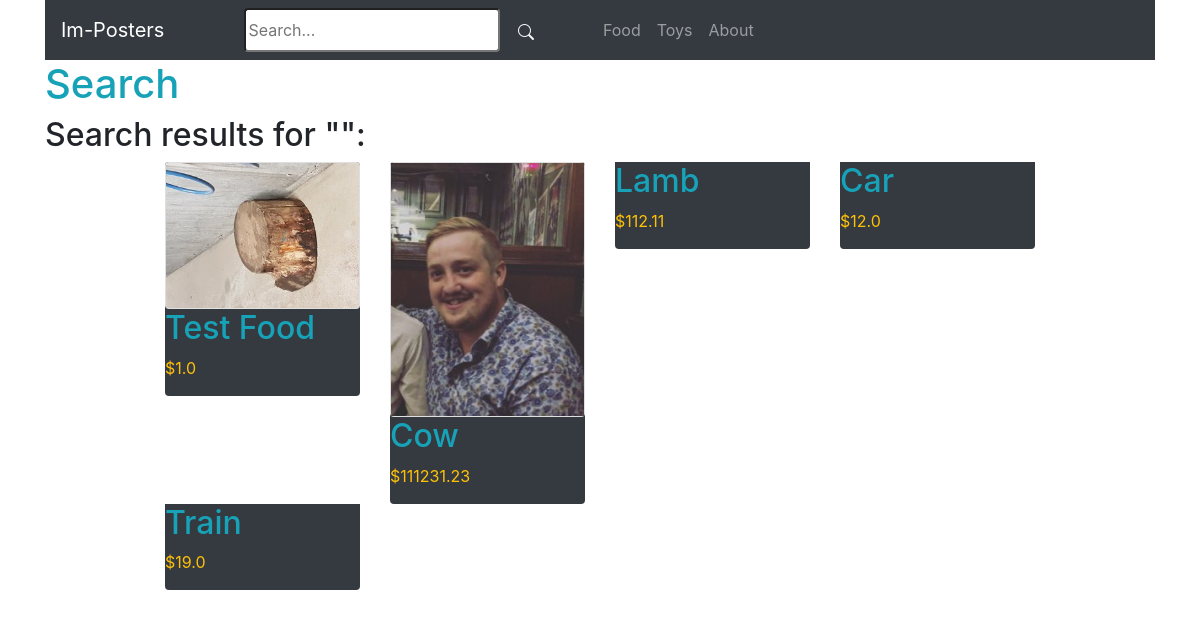
The app's page /search/, older data.
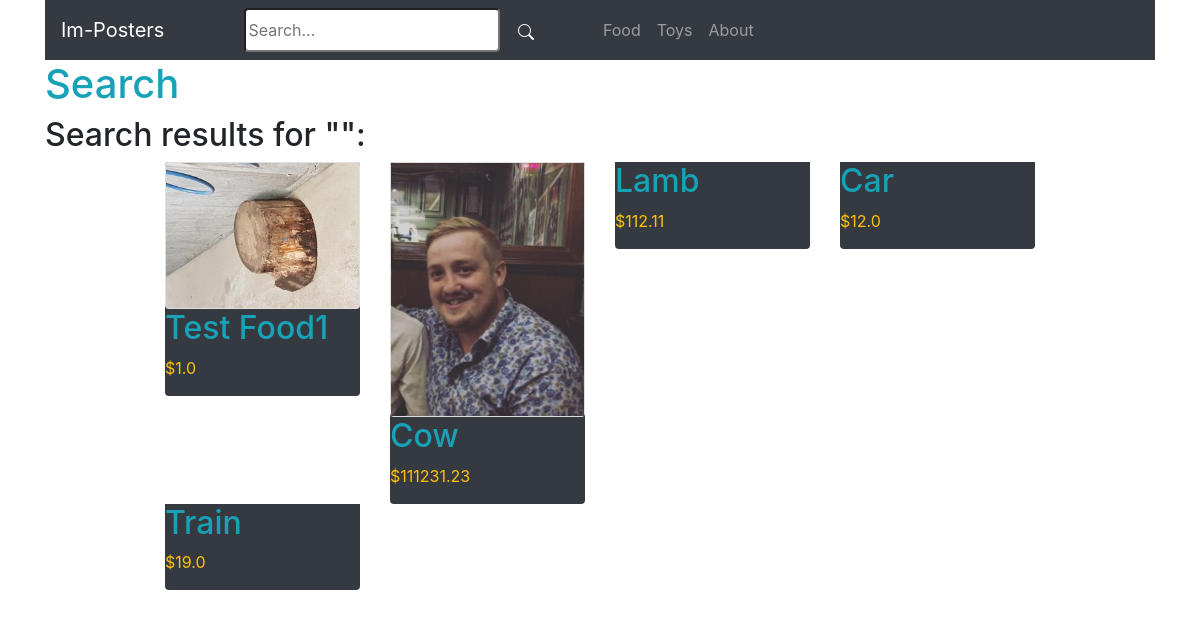
The same page, newer data.
### store/models.py (models this page shows, shortened)
class Product(models.Model):
    DRAFT = 'draft'
    WAITING_APPROVAL = 'waitingapproval'
    ACTIVE = 'active'
    DELETED = 'deleted'
    STATUS_CHOICES = (
        (DRAFT, 'Draft'),
        (WAITING_APPROVAL, 'Waiting approval'),
        (ACTIVE, 'Active'),
        (DELETED, 'Deleted'),
    )
    user = models.ForeignKey(User, related_name='products', on_delete=models.CASCADE)
    category = models.ForeignKey(Category, related_name='products', on_delete=models.CASCADE)
    title = models.CharField(max_length=50)
    slug = models.SlugField(max_length=50)
    description = models.TextField(blank=True)
    price = models.IntegerField()
    image = models.ImageField(upload_to='uploads/product_images', blank=True, null=True)
    thumbnail = models.ImageField(upload_to='uploads/product_images/thumbnail', blank=True, null=True)
    created_at = models.DateTimeField(auto_now_add=True)
    updated_at = models.DateTimeField(auto_now=True)
    status = models.CharField(max_length=50, choices=STATUS_CHOICES, default=ACTIVE)
    class Meta:
        ordering = ('-created_at',)
    def get_display_price(self):
        return self.price / 100
    def get_thumbnail(self):
        if self.thumbnail:
            return self.thumbnail.url
        else:
            if self.image:
                self.thumbnail = self.make_thumbnail(self.image)
                self.save()
                return self.thumbnail.url
            else:
                return 'https://via.placeholder.com/240x240x.jpg'
    def make_thumbnail(self, image, size=(300, 300)):
        img = Image.open(image)
        img.convert('RGB')
        img.thumbnail(size)
        thumb_io = BytesIO()
        img.save(thumb_io, 'JPEG', quality=85)
        name = image.name.replace('uploads/product_images/', '')
        thumbnail = File(thumb_io, name=name)
        return thumbnail

class Category(models.Model):
    title = models.CharField(max_length=50)
    slug = models.SlugField(max_length=50)
    class Meta:
        verbose_name_plural = 'Categories'

### store/views.py (the view)
# urls.py: path('search/', views.search, name='search'),
def search(request):
    query = request.GET.get('query', '')
    products = Product.objects.filter(status=Product.ACTIVE).filter(Q(title__icontains=query) |
                                                                    Q(description__icontains=query))
    return render(request, 'store/search.html', {
        'query': query,
        'products': products,
    })

### store/templatetags/menu.py (called while the page is built)
@register.inclusion_tag('core/menu.html')
def menu():
    categories = Category.objects.all()
    return {'categories': categories}

### store/templates/store/search.html (shortened to what this page needs)
{% extends 'core/base.html' %}
{% block content %}
<div class="container">
    <h1 class="text-info">Search</h1>
    <h2 class="">Search results for "{{ query }}":</h2>
    {% if products %}
        {% include 'store/partials/products.html' %}
    {% else %}
    <p>There are no product matching the search query!</p>
    {% endif %}
</div>
{% endblock %}

### store/templates/store/partials/products.html
<div class="container">
    <div class="product-container col-10 offset-1">
        <div class="row mt-1 mb-3">
        {% for product in products %}
            <div class="col-sm-6 col-md-6 col-lg-4 col-xl-3">
                <div class="border-0 bg-dark card">
                    <a href="{% url 'product_detail' product.category.slug product.slug %}">
                        {% if product.image %}
                        <div class="card">
                            <img src="{{ product.get_thumbnail }}" alt="Image of {{ product.title }}">
                        </div>
                        {% endif %}
                        <h2 class="text-info bg-dark">{{ product.title }}</h2>
                        <p class="text-warning">${{ product.get_display_price }}</p>
                    </a>
                </div>
            </div>
        {% endfor %}
        </div>
    </div>
</div>

Row changes from the older to the newer data that the page shows:
changed Product: title "Test Food" → "Test Food1"
